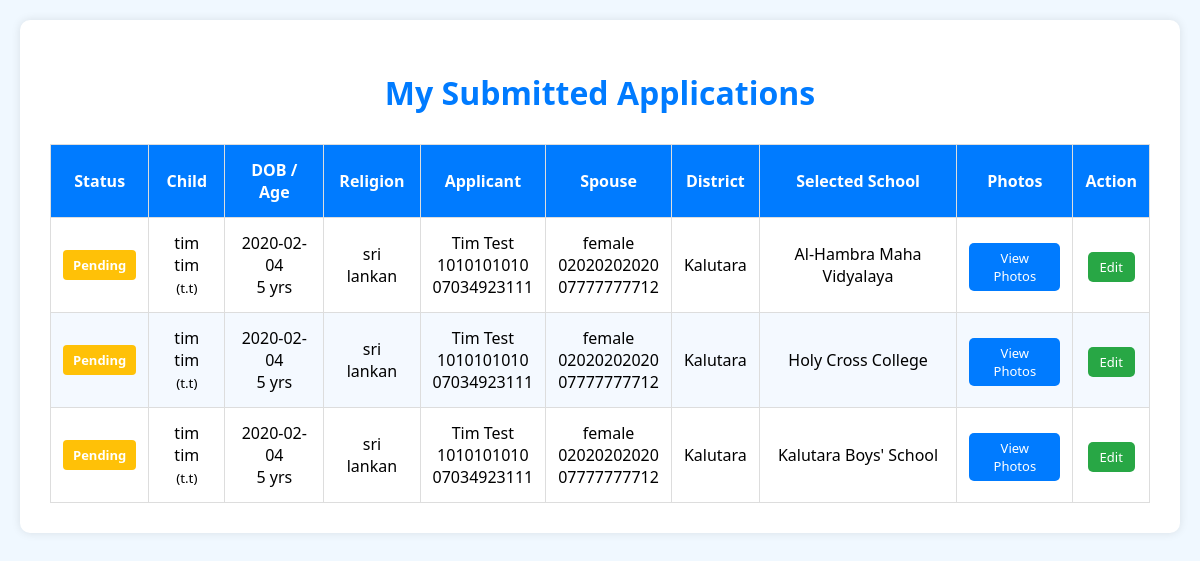
The app's page /parent/view_applications.php (signed in) with its own data.
### tables this page shows
CREATE TABLE `application_info` (
  `id` int(11) NOT NULL,
  `user_id` int(11) DEFAULT NULL,
  `child_full_name` varchar(255) DEFAULT NULL,
  `child_initials` varchar(255) DEFAULT NULL,
  `child_religion` varchar(100) DEFAULT NULL,
  `dob` date DEFAULT NULL,
  `age` int(11) DEFAULT NULL,
  `applicant_full_name` varchar(255) DEFAULT NULL,
  `applicant_initials` varchar(255) DEFAULT NULL,
  `applicant_nic` varchar(20) DEFAULT NULL,
  `applicant_religion` varchar(100) DEFAULT NULL,
  `applicant_address` text DEFAULT NULL,
  `applicant_phone` varchar(20) DEFAULT NULL,
  `resident_district` varchar(100) DEFAULT NULL,
  `spouse_full_name` varchar(255) DEFAULT NULL,
  `spouse_initials` varchar(255) DEFAULT NULL,
  `spouse_nic` varchar(20) DEFAULT NULL,
  `spouse_religion` varchar(100) DEFAULT NULL,
  `spouse_address` text DEFAULT NULL,
  `spouse_phone` varchar(20) DEFAULT NULL,
  `spouse_district` varchar(100) DEFAULT NULL,
  `ebill_files` text DEFAULT NULL,
  `lbill_files` text DEFAULT NULL,
  `created_at` timestamp NOT NULL DEFAULT current_timestamp(),
  `status` varchar(20) DEFAULT 'pending',
  `marks` int(3) DEFAULT NULL,
  `feedback` text DEFAULT NULL,
  `assigned_admin_id` int(11) DEFAULT NULL
);

CREATE TABLE `users` (
  `id` int(11) NOT NULL,
  `username` varchar(100) DEFAULT NULL,
  `email` varchar(100) DEFAULT NULL,
  `child_name` varchar(100) DEFAULT NULL,
  `role` enum('1','2','3') DEFAULT NULL,
  `password` varchar(255) DEFAULT NULL,
  `national_id` varchar(20) DEFAULT NULL,
  `address` text DEFAULT NULL,
  `reset_token` varchar(255) DEFAULT NULL,
  `token_expiry` datetime DEFAULT NULL,
  `child_gender` varchar(10) DEFAULT NULL,
  `latitude` double DEFAULT NULL,
  `longitude` double DEFAULT NULL,
  `selected_schools` text DEFAULT NULL
);

### parent/view_applications.php (the view, shortened to what this page needs)
<?php
include '../db.php';
$user_id = $_SESSION['user_id'];
$sql = "SELECT ai.*, u.selected_schools
        FROM application_info ai
        LEFT JOIN users u ON ai.user_id = u.id
        WHERE ai.user_id = ?";
$stmt = $conn->prepare($sql);
$stmt->bind_param("i", $user_id);
if (!$stmt->execute()) {
    die("SQL execute failed: " . $stmt->error);
}
if (method_exists($stmt, 'get_result')) {
    $result = $stmt->get_result();
} else {
    die("Your PHP installation does not support get_result(). Enable mysqlnd driver or use bind_result() alternative.");
}
?>
<!DOCTYPE html>
<html lang="en">
<head>
    <link rel="stylesheet" href="../css/va.css">
</head>
<body>
<div class="container">
    <h1>My Submitted Applications</h1>
    <?php if ($result->num_rows > 0): ?>
        <table>
            <thead>
            <tr>
                <th>Status</th>
                <th>Child</th>
                <th>DOB / Age</th>
                <th>Religion</th>
                <th>Applicant</th>
                <th>Spouse</th>
                <th>District</th>
                <th>Selected School</th>
                <th>Photos</th>
                <th>Action</th>
            </tr>
            </thead>
            <tbody>
            <?php while ($row = $result->fetch_assoc()): ?>
                <?php
                $schools = array_map('trim', explode(',', $row['selected_schools']));
                foreach ($schools as $school):
                ?>
                    <tr>
                        <td>
                            <span class="status pending">Pending</span>
                        </td>
                        <td>
                            <?= htmlspecialchars($row['child_full_name']) ?><br>
                            <small>(<?= htmlspecialchars($row['child_initials']) ?>)</small>
                        </td>
                        <td>
                            <?= htmlspecialchars($row['dob']) ?><br>
                            <?= htmlspecialchars($row['age']) ?> yrs
                        </td>
                        <td><?= htmlspecialchars($row['child_religion']) ?></td>
                        <td>
                            <?= htmlspecialchars($row['applicant_full_name']) ?><br>
                            <?= htmlspecialchars($row['applicant_nic']) ?><br>
                            <?= htmlspecialchars($row['applicant_phone']) ?>
                        </td>
                        <td>
                            <?= htmlspecialchars($row['spouse_full_name']) ?><br>
                            <?= htmlspecialchars($row['spouse_nic']) ?><br>
                            <?= htmlspecialchars($row['spouse_phone']) ?>
                        </td>
                        <td><?= htmlspecialchars($row['resident_district']) ?></td>
                        <td><?= htmlspecialchars($school) ?></td>
                        <td>
                            <a class="view-btn" href="../parent/view_photos.php?id=<?= $row['id'] ?>" target="_blank">View Photos</a>
                        </td>
                        <td>
                            <a class="edit-btn" href="edit_application.php?id=<?= $row['id'] ?>">Edit</a>
                        </td>
                    </tr>
                <?php endforeach; ?>
            <?php endwhile; ?>
            </tbody>
        </table>
    <?php else: ?>
        <p>No applications submitted yet.</p>
    <?php endif; ?>
</div>
</body>
</html>

### css/va.css (style rules this page uses)
body { font-family: 'Segoe UI', sans-serif; background: #f0f8ff; margin: 0; padding: 20px; }
.container { max-width: 1200px; margin: auto; background: white; padding: 30px; border-radius: 10px; box-shadow: 0 0 10px rgba(0,0,0,0.1); }
h1 { text-align: center; color: #007BFF; margin-bottom: 30px; }
table { width: 100%; border-collapse: collapse; background: #fff; }
thead { background-color: #007BFF; color: white; }
th, td { padding: 14px 12px; border: 1px solid #ddd; text-align: center; }
tr:nth-child(even) { background-color: #f4f9ff; }
.edit-btn { display: inline-block; padding: 6px 12px; background-color: #28a745; color: white; border-radius: 4px; text-decoration: none; font-size: 14px; }
.status { display: inline-block; padding: 6px 10px; border-radius: 4px; color: white; font-size: 13px; font-weight: bold; }
.status.pending { background-color: #ffc107; }
.view-btn, .edit-btn { display: inline-block; padding: 6px 12px; margin-top: 4px; border-radius: 5px; text-decoration: none; font-size: 13px; color: white; }
.view-btn { background-color: #007bff; }
.edit-btn { background-color: #28a745; }

### records on screen
application_info: child_full_name "tim tim", child_initials "t.t", dob "2020-02-04", age "5", child_religion "sri lankan", applicant_full_name "Tim Test", applicant_nic "1010101010", applicant_phone "07034923111", spouse_full_name "female", spouse_nic "02020202020", spouse_phone "07777777712", resident_district "Kalutara", user.selected_schools "Al-Hambra Maha Vidyalaya", user.selected_schools "Holy Cross College", user.selected_schools "Kalutara Boys' School"
